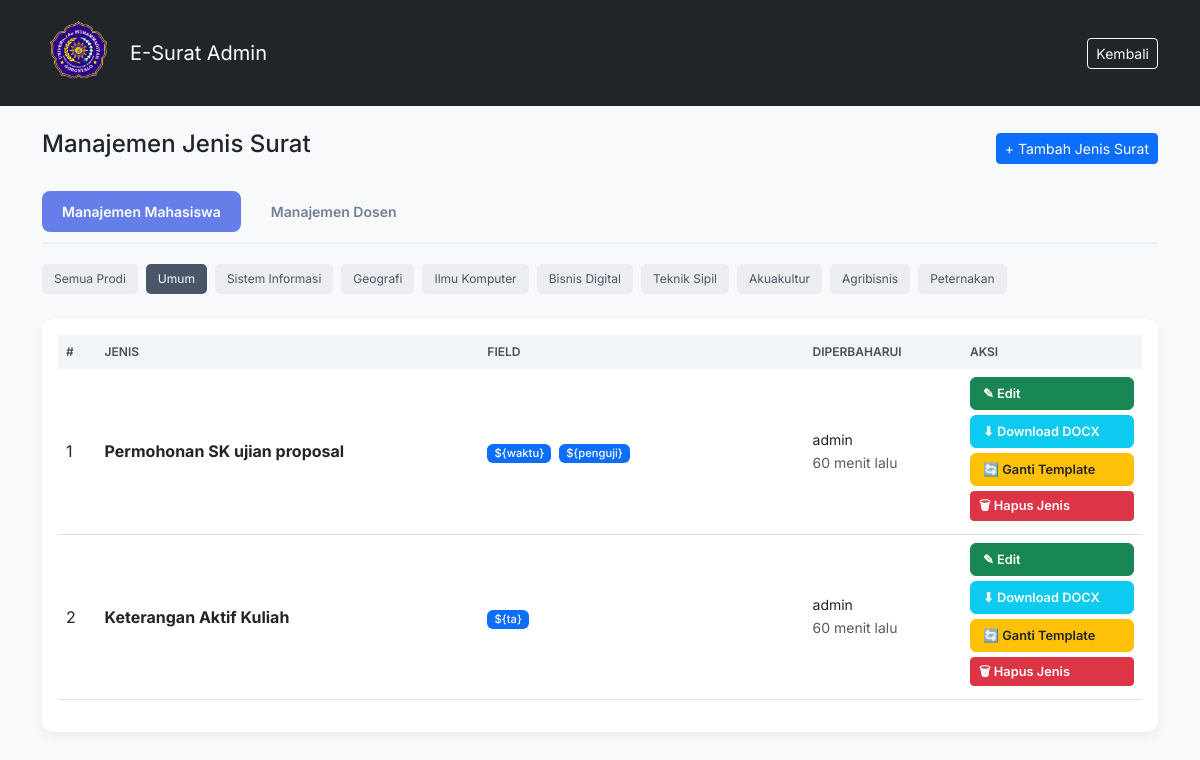
/admin_master_surat.php (signed in), run on the app's committed database.
### tables this page shows
CREATE TABLE IF NOT EXISTS master_surat_jenis (
    id INT AUTO_INCREMENT PRIMARY KEY,
    nama_surat VARCHAR(255) NOT NULL,
    prodi VARCHAR(100) DEFAULT 'Umum',
    format_nomor VARCHAR(255) NOT NULL,
    file_template VARCHAR(255) NOT NULL,
    variabel_tambahan TEXT,
    updated_by VARCHAR(100),
    updated_at TIMESTAMP DEFAULT CURRENT_TIMESTAMP ON UPDATE CURRENT_TIMESTAMP
);

### admin_master_surat.php (the view, shortened to what this page needs)
<?php
include 'koneksi.php';
function time_ago($timestamp) {
    $time_ago = strtotime($timestamp);
    $current_time = time();
    $time_difference = $current_time - $time_ago;
    $seconds = $time_difference;
    $minutes = round($seconds / 60);
    $hours   = round($seconds / 3600);
    $days    = round($seconds / 86400);
    $months  = round($seconds / 2629440);
    $years   = round($seconds / 31553280);
    if($seconds <= 60) return "baru saja";
    else if($minutes <= 60) return "$minutes menit lalu";
    else if($hours <= 24) return "$hours jam lalu";
    else if($days <= 30) return "$days hari lalu";
    else if($months <= 12) return "$months bulan lalu";
    else return "$years tahun lalu";
}
$view = isset($_GET['view']) ? $_GET['view'] : 'mahasiswa';
$prodi_active = isset($_GET['prodi']) ? $_GET['prodi'] : 'Umum';
$list_prodi = ['Umum', 'Sistem Informasi', 'Geografi', 'Ilmu Komputer', 'Bisnis Digital', 'Teknik Sipil', 'Akuakultur', 'Agribisnis', 'Peternakan'];
$sql = "SELECT * FROM master_surat_jenis";
if ($view == 'dosen') {
    $sql .= " WHERE prodi = 'Dosen'";
} else {
    if ($prodi_active != 'Semua') {
        $safe_prodi = mysqli_real_escape_string($koneksi, $prodi_active);
        $sql .= " WHERE prodi = '$safe_prodi'";
    } else {
        $sql .= " WHERE prodi != 'Dosen'";
    }
}
$sql .= " ORDER BY id ASC";
$query = mysqli_query($koneksi, $sql);
?>
<!DOCTYPE html>
<html lang="id">
<head>
    <link href="https://cdn.jsdelivr.net/npm/bootstrap@5.3.0/dist/css/bootstrap.min.css" rel="stylesheet">
</head>
<body>
<nav class="navbar navbar-dark bg-dark mb-4">
    <div class="container">
        <a href="dashboard_admin.php" class="navbar-brand d-flex align-items-center">
            <img src="logo/logo.png" alt="Logo" width="80" height="80" class="d-inline-block me-2">
            E-Surat Admin
        </a>
        <a href="dashboard_admin.php" class="btn btn-outline-light btn-sm">Kembali</a>
    </div>
</nav>
<div class="container pb-5">
    <div class="d-flex justify-content-between align-items-center mb-4">
        <h4>Manajemen Jenis Surat</h4>
        <button class="btn btn-primary btn-sm" data-bs-toggle="modal" data-bs-target="#tambahModal">+ Tambah Jenis Surat</button>
    </div>
    <div class="nav-tabs">
        <div class="tab-links">
            <a href="admin_master_surat.php?view=mahasiswa" class="<?= $view=='mahasiswa'?'active':'' ?>">Manajemen Mahasiswa</a>
            <a href="admin_master_surat.php?view=dosen" class="<?= $view=='dosen'?'active':'' ?>">Manajemen Dosen</a>
        </div>
    </div>
    <?php if($view == 'mahasiswa'): ?>
    <div class="prodi-filter">
        <a href="admin_master_surat.php?view=mahasiswa&prodi=Semua" class="<?= $prodi_active=='Semua'?'active':'' ?>">Semua Prodi</a>
        <?php foreach($list_prodi as $p): ?>
            <a href="admin_master_surat.php?view=mahasiswa&prodi=<?= urlencode($p) ?>" class="<?= $prodi_active==$p?'active':'' ?>"><?= $p ?></a>
        <?php endforeach; ?>
    </div>
    <?php endif; ?>
    <div class="card p-3">
        <div class="table-responsive">
            <table class="table table-hover align-middle">
                <thead>
                    <tr>
                        <th>#</th>
                        <th>Jenis</th>
                        <th style="width: 30%;">Field</th>
                        <th>Diperbaharui</th>
                        <th style="width: 180px;">Aksi</th>
                    </tr>
                </thead>
                <tbody>
                    <?php $no=1; if ($query) while($row = mysqli_fetch_assoc($query)): ?>
                    <tr>
                        <td><?= $no++; ?></td>
                        <td>
                            <div class="fw-bold"><?= htmlspecialchars($row['nama_surat']) ?></div>
                        </td>
                        <td>
                            <?php if(!empty($row['variabel_tambahan'])): ?>
                                <?php foreach(explode(',', $row['variabel_tambahan']) as $vt): ?>
                                    <span class="badge bg-primary badge-variable"><?= trim($vt) ?></span>
                                <?php endforeach; ?>
                            <?php else: ?>
                                <small class="text-muted">Ganti template untuk deteksi variabel</small>
                            <?php endif; ?>
                        </td>
                        <td>
                            <small class="d-block text-dark"><?= htmlspecialchars($row['updated_by']) ?></small>
                            <small class="text-muted"><?= time_ago($row['updated_at']) ?></small>
                        </td>
                        <td class="btn-stack">
                            <a href="edit_master_surat.php?id=<?= $row['id'] ?>" class="btn btn-success">✎ Edit</a>
                            <a href="templates/<?= $row['file_template'] ?>" class="btn btn-info text-white" download>⬇ Download DOCX</a>
                            <button class="btn btn-warning text-dark"
                                    onclick="openUploadModal(<?= $row['id'] ?>, '<?= htmlspecialchars($row['nama_surat']) ?>')">
                                🔄 Ganti Template
                            </button>
                            <form action="proses_master_surat.php" method="POST" onsubmit="return confirm('Yakin ingin menghapus jenis surat ini?');" style="display:inline;">
                                <button type="submit" class="btn btn-danger btn-sm mt-1" style="width: 100%; text-align: left;">🗑 Hapus Jenis</button>
                            </form>
                        </td>
                    </tr>
                    <?php endwhile; ?>
                </tbody>
            </table>
        </div>
    </div>
</div>
</body>
</html>

### admin_master_surat.php (style rules this page uses)
body { font-family: 'Inter', sans-serif; background-color: #f8f9fa; }
.card { border: none; border-radius: 12px; box-shadow: 0 4px 12px rgba(0,0,0,0.05); }
.table thead th { background-color: #f1f4f8; color: #495057; font-weight: 600; text-transform: uppercase; font-size: 0.75rem; border: none; }
.badge-variable { font-size: 0.7rem; font-weight: 500; margin-right: 3px; }
.btn-stack .btn { display: block; width: 100%; margin-bottom: 5px; font-size: 0.8rem; font-weight: 600; text-align: left; }
.nav-tabs { display: flex; justify-content: space-between; align-items: center; margin-bottom: 20px; border-bottom: 2px solid #edf2f7; padding-bottom: 10px; }
.tab-links { display: flex; gap: 10px; }
.tab-links a { padding: 10px 20px; text-decoration: none; color: #718096; border-radius: 8px; font-weight: 600; transition: 0.3s; font-size: 14px; }
.tab-links a.active { background: #667eea; color: white; }
.prodi-filter { display: flex; flex-wrap: wrap; gap: 8px; margin-bottom: 25px; }
.prodi-filter a { font-size: 12px; padding: 6px 12px; background: #ebedf0; color: #4a5568; text-decoration: none; border-radius: 5px; }
.prodi-filter a.active { background: #4a5568; color: white; }

### data on the page
master_surat_jenis: nama_surat "Permohonan SK ujian proposal", variabel_tambahan "${waktu}", variabel_tambahan "${penguji}", updated_by "admin", updated_at "60 menit lalu"
master_surat_jenis: nama_surat "Keterangan Aktif Kuliah", variabel_tambahan "${ta}", updated_by "admin", updated_at "60 menit lalu"

### other printed values
$p "Umum"
$p "Sistem Informasi"
$p "Geografi"
$p "Ilmu Komputer"
$p "Bisnis Digital"
$p "Teknik Sipil"
$p "Akuakultur"
$p "Agribisnis"
$p "Peternakan"
